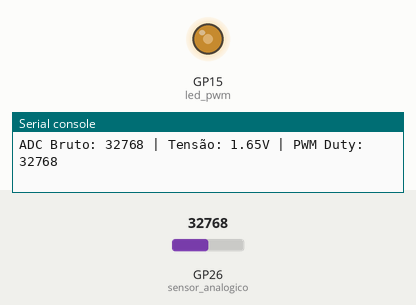
Recording of a program running on a simulated Raspberry Pi Pico running MicroPython. On the bench: output pins drawn as LEDs (lit = HIGH), the last lines printed to the serial console. The test bench sets the inputs (shaded band); at power-on: GP26 (sensor_analogico) = 32768 (analog values on the 0–65535 scale).

Above: at 1.2 s.
1.3 s: GP26 (sensor_analogico) set to 7864
At 2.2 s:
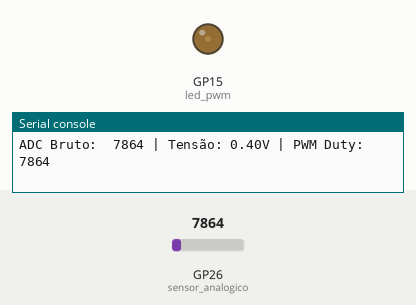
2.8 s: GP26 (sensor_analogico) set to 0
At 4.0 s:
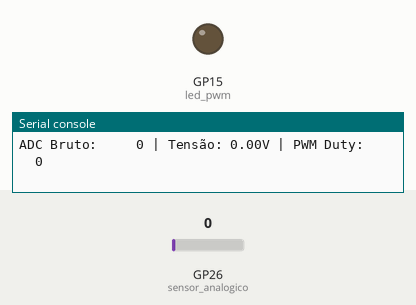
4.3 s: GP26 (sensor_analogico) set to 45874
At 5.3 s:
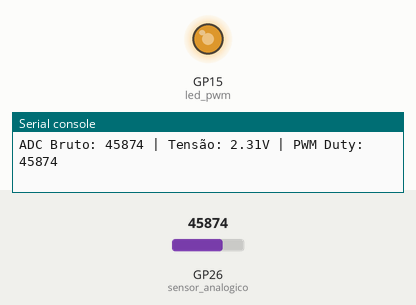
5.8 s: GP26 (sensor_analogico) set to 57670
At 7.1 s:
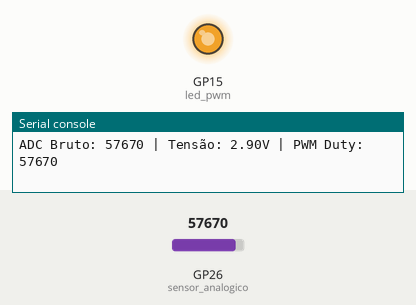
Timing chart, 0 to 8.3 s (numbered marks = the images above; inputs shaded):
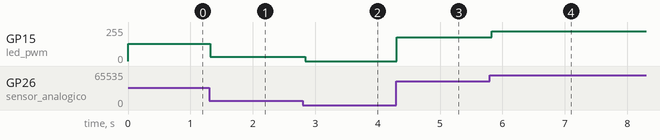

Measured:
- after the input at 1.3 s, GP15 (led_pwm): 128/255 → 31/255 at once
- after the input at 2.8 s, GP15 (led_pwm): 31/255 → 0/255 at once
- after the input at 4.3 s, GP15 (led_pwm): 0/255 → 178/255 at once
- after the input at 5.8 s, GP15 (led_pwm): 178/255 → 224/255 at once

The program:

teste.py
```python
from machine import ADC, Pin, PWM
import time

# --- Configuração de Entrada Analógica ---
# Pino ADC(0) mapeado para GP26. Este será a entrada (e.g., Potenciômetro)
SENSOR_PIN = 26
sensor_analogico = ADC(SENSOR_PIN)

# --- Configuração de Saída PWM (para o LED) ---
# Pino digital GP15 para o LED
LED_PIN = 15
led_pwm = PWM(Pin(LED_PIN))

# Configura a frequência do PWM (pode ser ajustada, 1000 Hz é um bom padrão)
led_pwm.freq(1000)

# O PWM do Pico utiliza valores de duty cycle de 0 a 65535 (16 bits)
# A leitura do ADC também é de 16 bits (0 a 65535)
# Portanto, a conversão é direta, pois ambas as escalas coincidem.

print(f"--- Dimmer Analógico Iniciado ---")
print(f"Leitura de Potenciômetro em GP{SENSOR_PIN} (ADC0)")
print(f"Controle de Brilho do LED em GP{LED_PIN} (PWM)")
print("Gire o potenciômetro para variar o brilho do LED!")

# --- Loop Principal ---
while True:
    # 1. Realiza a leitura do ADC (valor de 0 a 65535)
    leitura_bruta = sensor_analogico.read_u16()

    # 2. Converte a leitura para Tensão (apenas para exibição no console)
    CONVERSAO_FATOR = 3.3 / 65535
    tensao = leitura_bruta * CONVERSAO_FATOR

    # 3. Define o ciclo de trabalho (duty cycle) do PWM com o valor da leitura.
    # O valor lido (0-65535) é diretamente usado no PWM (0-65535).
    led_pwm.duty_u16(leitura_bruta)

    # 4. Imprime os dados para monitoramento
    print(
        f"ADC Bruto: {leitura_bruta:5d} | Tensão: {tensao:.2f}V | PWM Duty: {leitura_bruta:5d}"
    )

    # Pequena pausa para não sobrecarregar a porta serial
    time.sleep(0.05)
```
